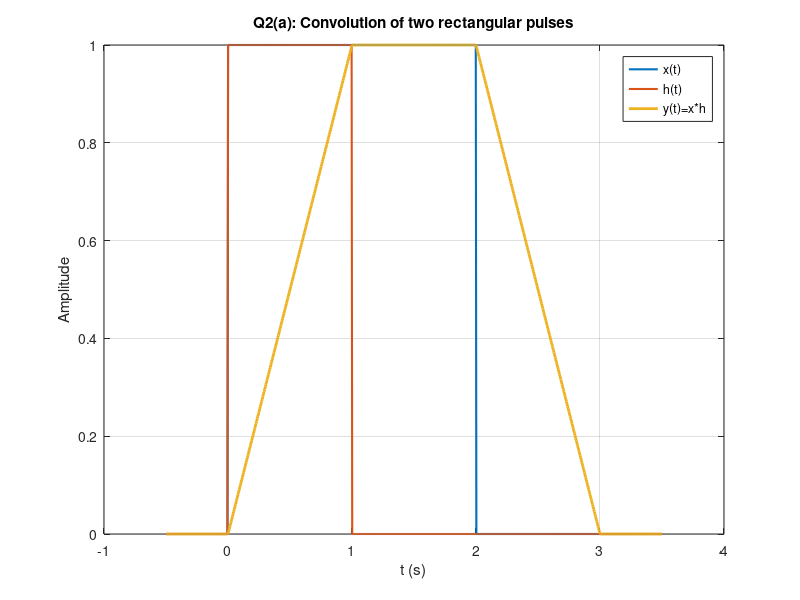

Recreate this plot in MATLAB.
% ELCT 222 --- CA2-2a (minimal)
clear; clc; close all;

A = 1; B = 1; T1 = 2; T2 = 1;          % set the case you need

yfun = @(t) A*B*max(0, min(T1, t) - max(0, t - T2));  % analytic result

t = linspace(-0.5, T1+T2+0.5, 800);
x = A*(t>=0 & t<T1);
h = B*(t>=0 & t<T2);
y = yfun(t);

plot(t,x,'LineWidth',1.5); hold on;
plot(t,h,'LineWidth',1.5);
plot(t,y,'LineWidth',2);
grid on; xlabel('t (s)'); ylabel('Amplitude');
legend('x(t)','h(t)','y(t)=x*h','Location','best');
title('Q2(a): Convolution of two rectangular pulses');